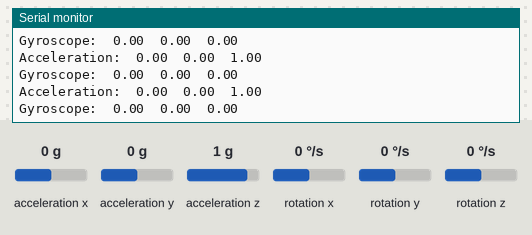
A sketch run on a simulated Arduino Nano 33 IoT. On the bench: the last lines printed to the serial monitor. The inputs (shaded band) are chosen by the test bench; at power-on: acceleration x 0 g, acceleration y 0 g, acceleration z 1 g, rotation x 0 °/s, rotation y 0 °/s, rotation z 0 °/s.

Above: at 1.3 s.
1.4 s: acceleration x set to -1.4 g
At 1.9 s:
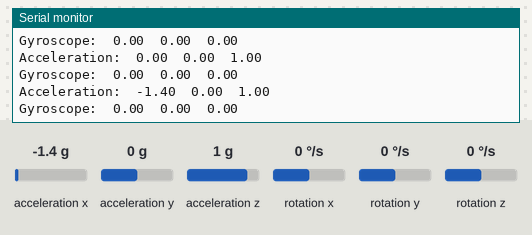
2.9 s: acceleration y set to -1.4 g
At 3.4 s:
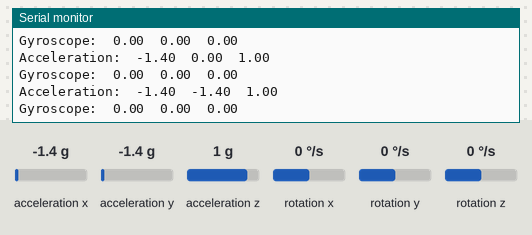
4.4 s: acceleration z set to -1.4 g
At 4.9 s:
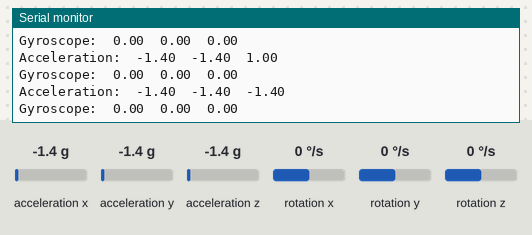
5.9 s: rotation x set to -192 °/s
At 6.5 s:
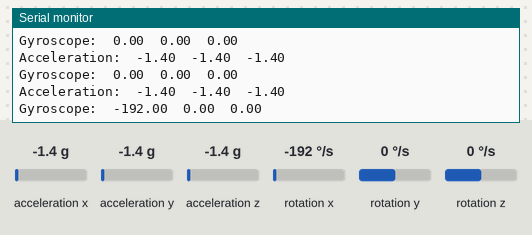
7.4 s: rotation y set to -192 °/s
At 8.0 s:
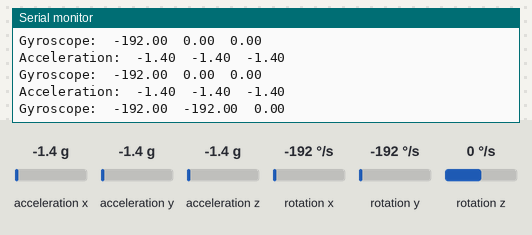

Measured:
- after the input at 1.4 s, the serial monitor: prints a new line after 0.11 s (image 1)
- after the input at 2.9 s, the serial monitor: prints a new line after 0.12 s (image 2)
- after the input at 4.4 s, the serial monitor: prints a new line after 0.13 s (image 3)
- after the input at 5.9 s, the serial monitor: prints a new line after 0.14 s (image 4)
- after the input at 7.4 s, the serial monitor: prints a new line after 0.15 s (image 5)

The sketch:

IMU.ino
```cpp
// This script was built upon the Example script in the Arduino_LSM6DS3 library called SimpleAccelerometer.
// I added the gyroscope code on top of this existing code by looking at the SimpleGyroscope code.


#include <Arduino_LSM6DS3.h>

void setup() {
  Serial.begin(9600);
  while (!Serial);

  if (!IMU.begin()) {
    Serial.println("Failed to initialize IMU!");

    while (1);
  }

  Serial.print("Accelerometer sample rate = ");
  Serial.print(IMU.accelerationSampleRate());
  Serial.println(" Hz");
  Serial.println();
  Serial.println("Acceleration in g's");
  Serial.println("X\tY\tZ");

  Serial.print("Gyroscope sample rate = ");
  Serial.print(IMU.gyroscopeSampleRate());
  Serial.println(" Hz");
  Serial.println();
  Serial.println("Gyroscope in degrees/second");
  Serial.println("X\tY\tZ");
}

void loop() {
  float ax, ay, az, gx, gy, gz;

  if (IMU.accelerationAvailable()) {
    IMU.readAcceleration(ax, ay, az);
    Serial.print("Acceleration:");
    Serial.print('\t');
    Serial.print(ax);
    Serial.print('\t');
    Serial.print(ay);
    Serial.print('\t');
    Serial.println(az);
  }


  if (IMU.gyroscopeAvailable()) {
    IMU.readGyroscope(gx, gy, gz);
    Serial.print("Gyroscope:");
    Serial.print('\t');
    Serial.print(gx);
    Serial.print('\t');
    Serial.print(gy);
    Serial.print('\t');
    Serial.println(gz);
  }

  delay(500);
}
```
